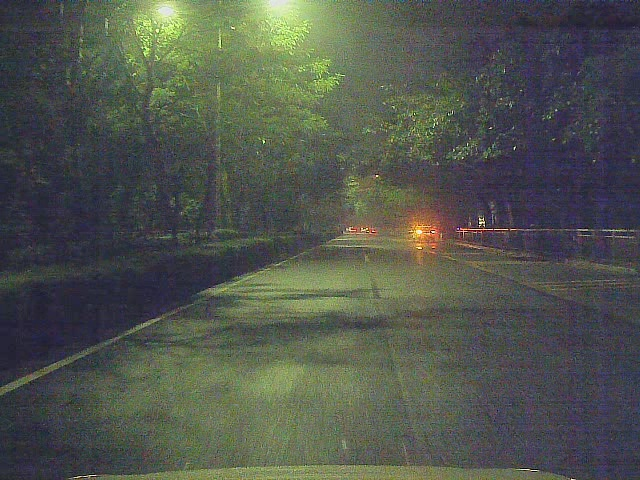
%> input picture Project/MATLAB/PROJ1/data/pic2.jpg, 640 x 480 px
$ octave HSI_Show.m   (GNU Octave 9; MATLAB toolbox functions it lacks are replaced by stand-ins)
%> lines starting %> are read from the running program, lines starting %| are printed output that depends on the picture
clc;
A=imread('./data/pic2.jpg');
%> A is the input picture: size 480x640x3 uint8; mean R, G, B 81.1, 85.7, 77.2
A = im2double(A);
%> A: size 480x640x3 double
r = A(:, :, 1);
g = A(:, :, 2);
b = A(:, :, 3);
figure(1)
subplot(2,2,1);imshow(A),title('origin');
subplot(2,2,2);imshow(r),title('R');
subplot(2,2,3);imshow(g),title('G');
subplot(2,2,4);imshow(b),title('B');

 % Implement the conversion equations.
num = 0.5*((r - g) + (r - b));
den = sqrt((r - g).^2 + (r - b).*(g - b));
theta = acos(num./(den + eps));
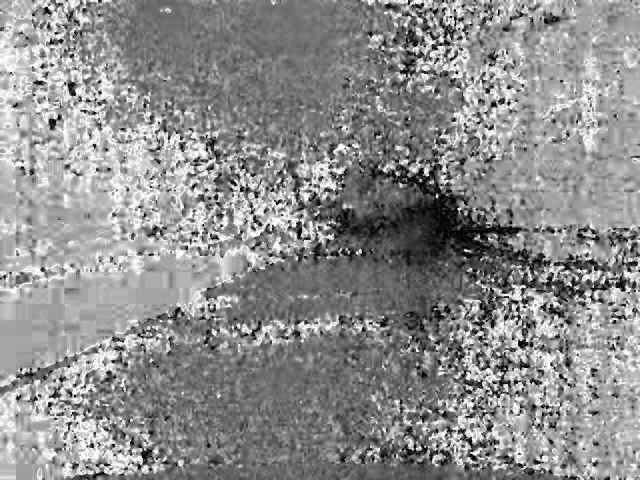
%> theta: size 480x640 double; min 3.94e-08, max 3.14, mean 1.75; drawn with min black and max white
H = theta;
H(b > g) = 2*pi - H(b > g);
H = H/(2*pi);
num = min(min(r, g), b);
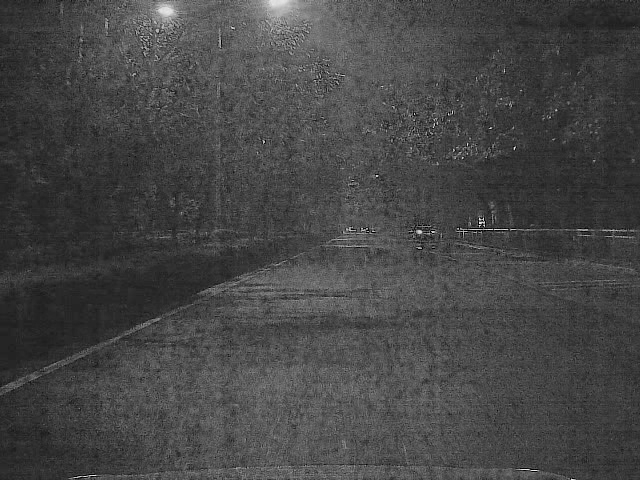
%> num: size 480x640 double; min 0, max 0.969, mean 0.274
den = r + g + b;
den(den == 0) = eps;
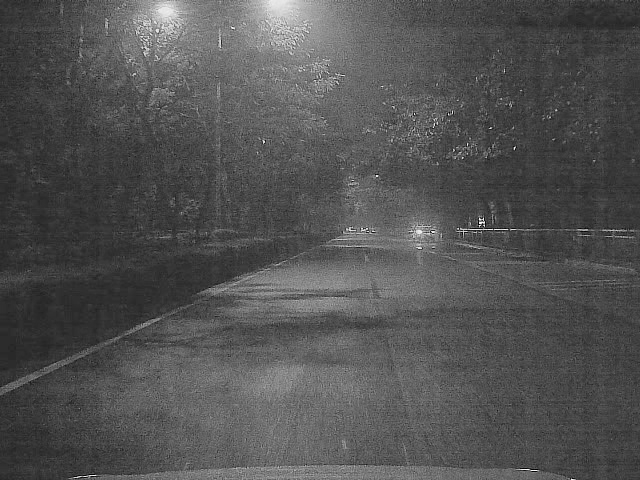
%> den: size 480x640 double; min 2.22e-16, max 2.94, mean 0.957; drawn with min black and max white
S = 1 - 3.* num./den;
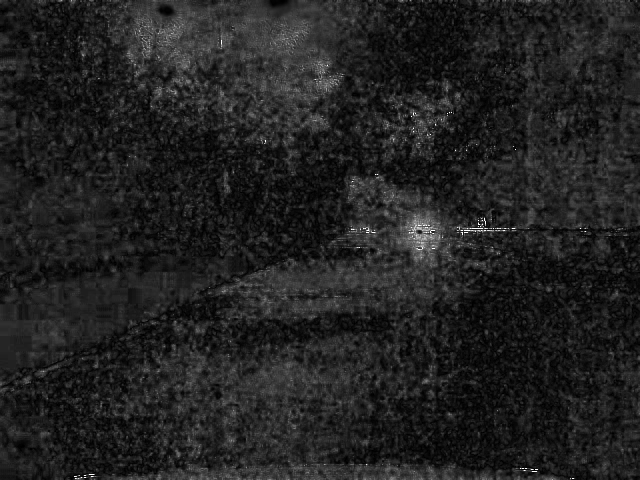
%> S: size 480x640 double; min 0, max 1, mean 0.134
H(S == 0) = 0;
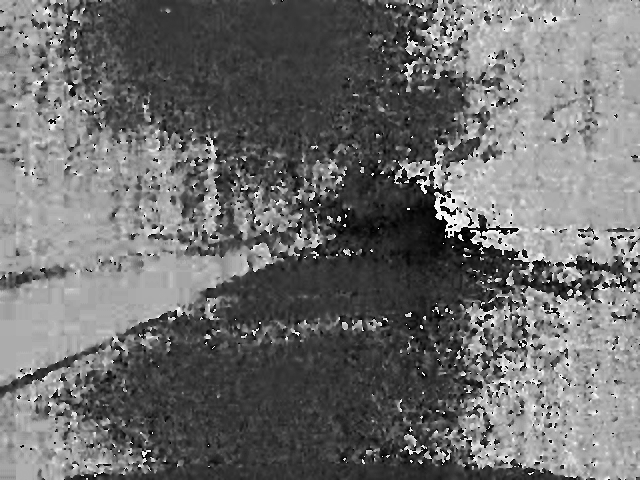
%> H: size 480x640 double; min 0, max 0.998, mean 0.432
I = (r + g + b)/3;
% Combine all three results into an hsi image.
hsi = cat(3, H, S, I);
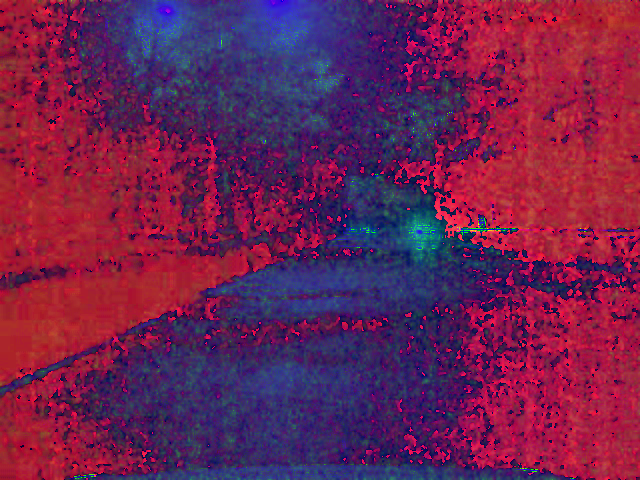
%> hsi: size 480x640x3 double; mean R, G, B 0.432, 0.134, 0.319
 figure(2)
% [4 lines of commented-out code are left out]
[X,Y] = meshgrid(1:1:640,1:1:480);
mesh(X,Y,I);
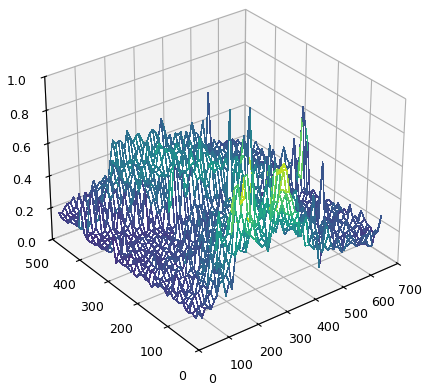
%> figure redrawn from the program's plot data

$ run again, with Project/MATLAB/PROJ1/data/pic1.jpg copied over Project/MATLAB/PROJ1/data/pic2.jpg
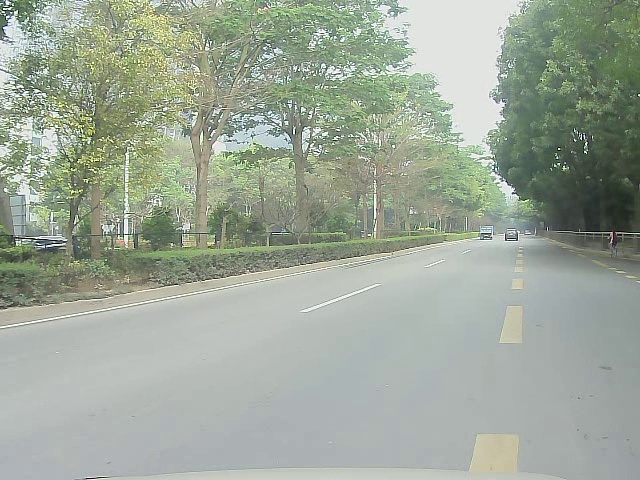
%> input picture Project/MATLAB/PROJ1/data/pic1.jpg, 640 x 480 px
%> A is the input picture: size 480x640x3 uint8; mean R, G, B 157.3, 166.8, 153
%> A: size 480x640x3 double
%> `hsi = cat(3, H, S, I);`:
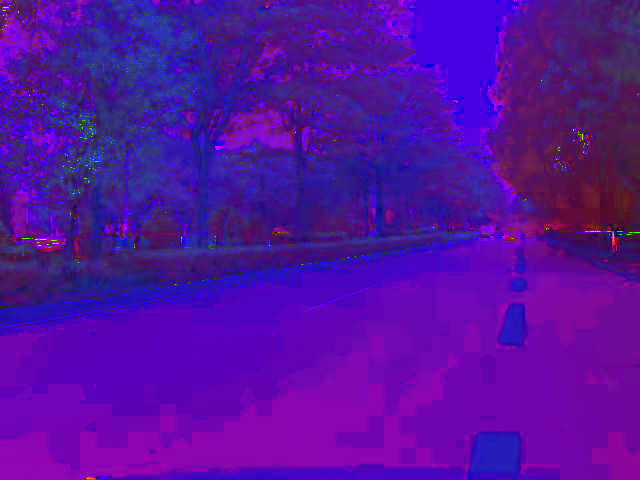
%> hsi: size 480x640x3 double; mean R, G, B 0.339, 0.0619, 0.624
%> `mesh(X,Y,I);`:
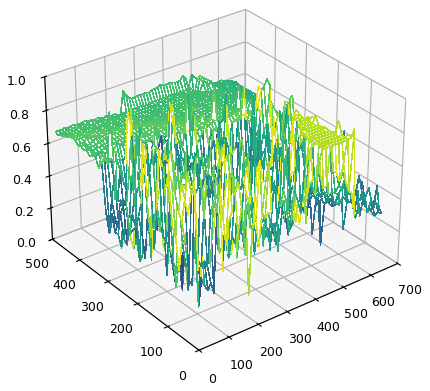
%> figure redrawn from the program's plot data

$ run again, with Project/MATLAB/PROJ1/data/pic10.jpg copied over Project/MATLAB/PROJ1/data/pic2.jpg
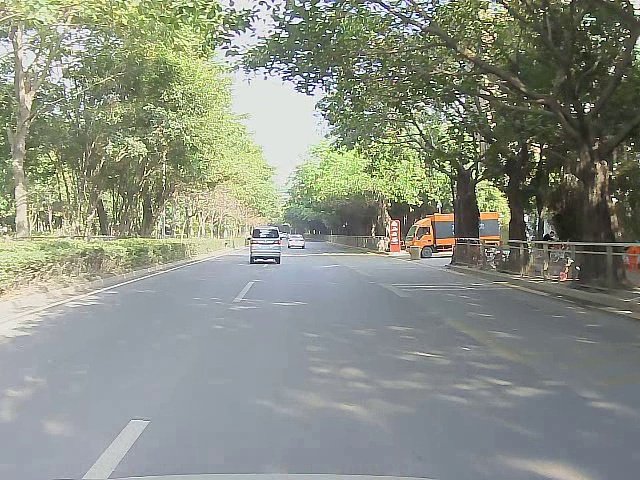
%> input picture Project/MATLAB/PROJ1/data/pic10.jpg, 640 x 480 px
%> A is the input picture: size 480x640x3 uint8; mean R, G, B 138.2, 143.5, 131.3
%> A: size 480x640x3 double
%> `H(S == 0) = 0;`:
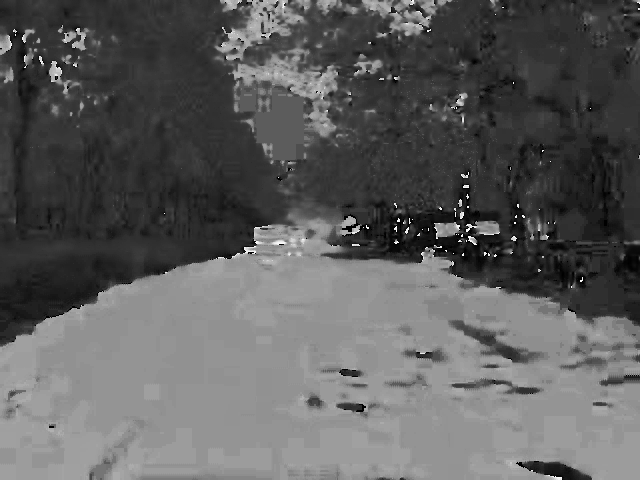
%> H: size 480x640 double; min 0, max 0.997, mean 0.368
%> `mesh(X,Y,I);`:
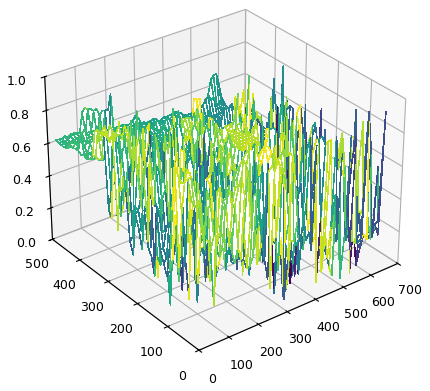
%> figure redrawn from the program's plot data

$ run again, with Project/MATLAB/PROJ1/data/pic11.jpg copied over Project/MATLAB/PROJ1/data/pic2.jpg
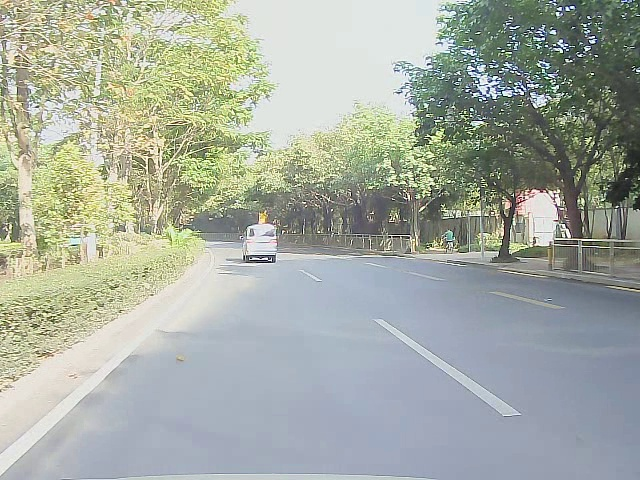
%> input picture Project/MATLAB/PROJ1/data/pic11.jpg, 640 x 480 px
%> A is the input picture: size 480x640x3 uint8; mean R, G, B 165.1, 171.5, 161.2
%> A: size 480x640x3 double
%> `mesh(X,Y,I);`:
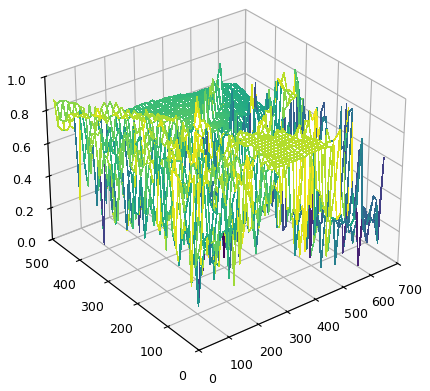
%> figure redrawn from the program's plot data
